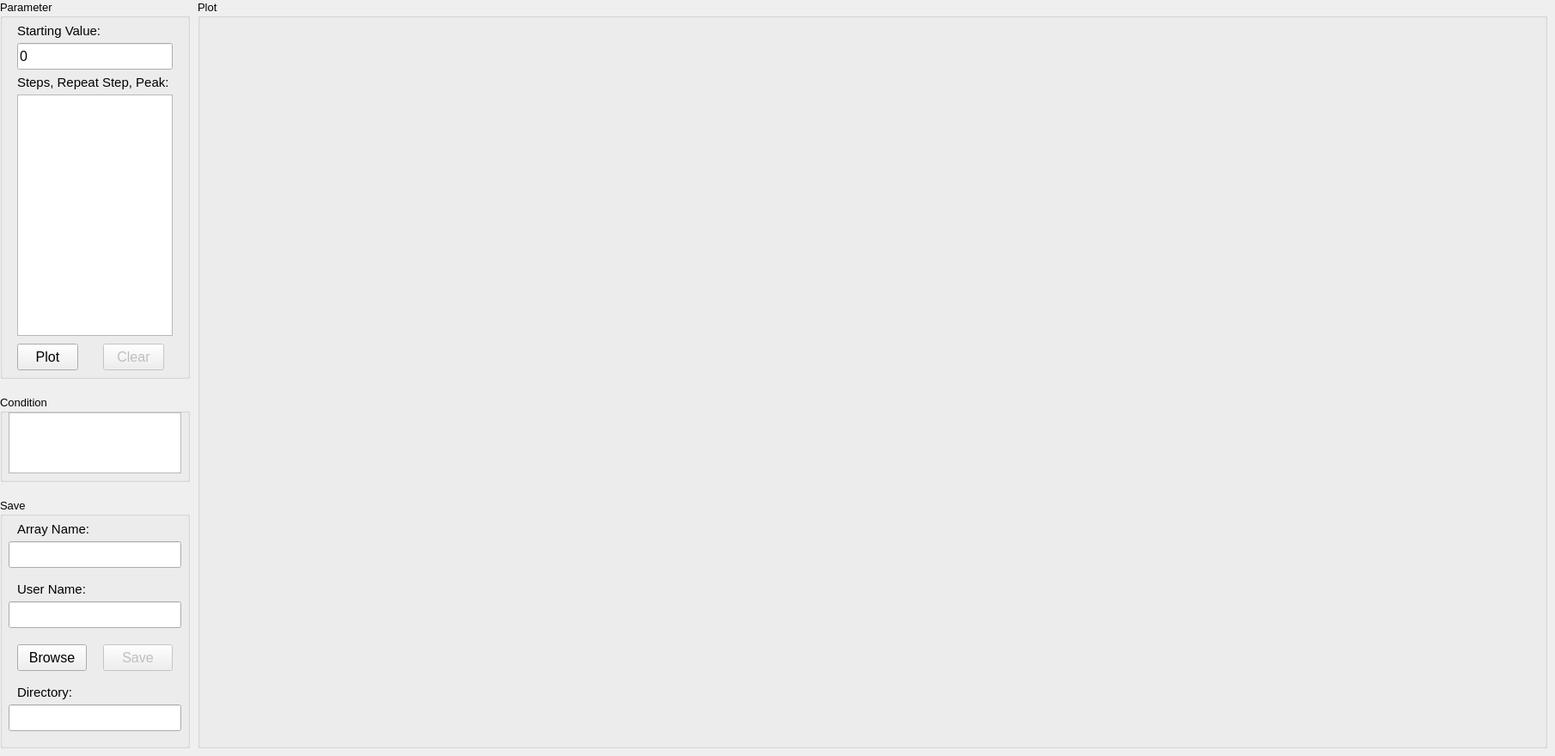
            <widget class="QWidget" name="page_array">
             <widget class="QGroupBox" name="groupBox_parameter">
              <property name="geometry">
               <rect>
                <x>0</x>
                <y>0</y>
                <width>221</width>
                <height>441</height>
               </rect>
              </property>
              <property name="font">
               <font>
                <pointsize>10</pointsize>
               </font>
              </property>
              <property name="title">
               <string>Parameter</string>
              </property>
              <widget class="QLabel" name="label_starting_value">
               <property name="geometry">
                <rect>
                 <x>20</x>
                 <y>20</y>
                 <width>111</width>
                 <height>31</height>
                </rect>
               </property>
               <property name="font">
                <font>
                 <pointsize>11</pointsize>
                </font>
               </property>
               <property name="text">
                <string>Starting Value:</string>
               </property>
              </widget>
              <widget class="QLineEdit" name="lineEdit_start">
               <property name="geometry">
                <rect>
                 <x>20</x>
                 <y>50</y>
                 <width>181</width>
                 <height>31</height>
                </rect>
               </property>
               <property name="font">
                <font>
                 <pointsize>12</pointsize>
                </font>
               </property>
               <property name="text">
                <string>0</string>
               </property>
              </widget>
              <widget class="QPushButton" name="pushButton_plot">
               <property name="geometry">
                <rect>
                 <x>20</x>
                 <y>400</y>
                 <width>71</width>
                 <height>31</height>
                </rect>
               </property>
               <property name="font">
                <font>
                 <pointsize>12</pointsize>
                </font>
               </property>
               <property name="text">
                <string>Plot</string>
               </property>
              </widget>
              <widget class="QPushButton" name="pushButton_clear">
               <property name="enabled">
                <bool>false</bool>
               </property>
               <property name="geometry">
                <rect>
                 <x>120</x>
                 <y>400</y>
                 <width>71</width>
                 <height>31</height>
                </rect>
               </property>
               <property name="font">
                <font>
                 <pointsize>12</pointsize>
                </font>
               </property>
               <property name="text">
                <string>Clear</string>
               </property>
              </widget>
              <widget class="QTextEdit" name="textEdit_peaks_steps">
               <property name="geometry">
                <rect>
                 <x>20</x>
                 <y>110</y>
                 <width>181</width>
                 <height>281</height>
                </rect>
               </property>
               <property name="font">
                <font>
                 <pointsize>12</pointsize>
                 <strikeout>false</strikeout>
                 <kerning>true</kerning>
                </font>
               </property>
               <property name="cursor" stdset="0">
                <cursorShape>IBeamCursor</cursorShape>
               </property>
               <property name="horizontalScrollBarPolicy">
                <enum>Qt::ScrollBarAsNeeded</enum>
               </property>
               <property name="html">
                <string>&lt;!DOCTYPE HTML PUBLIC &quot;-//W3C//DTD HTML 4.0//EN&quot; &quot;http://www.w3.org/TR/REC-html40/strict.dtd&quot;&gt;
&lt;html&gt;&lt;head&gt;&lt;meta name=&quot;qrichtext&quot; content=&quot;1&quot; /&gt;&lt;style type=&quot;text/css&quot;&gt;
p, li { white-space: pre-wrap; }
&lt;/style&gt;&lt;/head&gt;&lt;body style=&quot; font-family:'MS Shell Dlg 2'; font-size:12pt; font-weight:400; font-style:normal;&quot;&gt;
&lt;p style=&quot;-qt-paragraph-type:empty; margin-top:0px; margin-bottom:0px; margin-left:0px; margin-right:0px; -qt-block-indent:0; text-indent:0px;&quot;&gt;&lt;br /&gt;&lt;/p&gt;&lt;/body&gt;&lt;/html&gt;</string>
               </property>
               <property name="tabStopWidth">
                <number>80</number>
               </property>
               <property name="cursorWidth">
                <number>2</number>
               </property>
              </widget>
              <widget class="QLabel" name="label_2">
               <property name="geometry">
                <rect>
                 <x>20</x>
                 <y>80</y>
                 <width>181</width>
                 <height>31</height>
                </rect>
               </property>
               <property name="font">
                <font>
                 <pointsize>11</pointsize>
                </font>
               </property>
               <property name="text">
                <string>Steps, Repeat Step, Peak:</string>
               </property>
              </widget>
             </widget>
             <widget class="QGroupBox" name="groupBox_save_general">
              <property name="geometry">
               <rect>
                <x>0</x>
                <y>580</y>
                <width>221</width>
                <height>291</height>
               </rect>
              </property>
              <property name="font">
               <font>
                <pointsize>10</pointsize>
               </font>
              </property>
              <property name="title">
               <string>Save</string>
              </property>
              <widget class="QLineEdit" name="lineEdit_array_name">
               <property name="geometry">
                <rect>
                 <x>10</x>
                 <y>50</y>
                 <width>201</width>
                 <height>31</height>
                </rect>
               </property>
               <property name="font">
                <font>
                 <pointsize>12</pointsize>
                </font>
               </property>
              </widget>
              <widget class="QLabel" name="label_4">
               <property name="geometry">
                <rect>
                 <x>20</x>
                 <y>20</y>
                 <width>111</width>
                 <height>31</height>
                </rect>
               </property>
               <property name="font">
                <font>
                 <pointsize>11</pointsize>
                </font>
               </property>
               <property name="text">
                <string>Array Name:</string>
               </property>
              </widget>
              <widget class="QPushButton" name="pushButton_save">
               <property name="enabled">
                <bool>false</bool>
               </property>
               <property name="geometry">
                <rect>
                 <x>120</x>
                 <y>170</y>
                 <width>81</width>
                 <height>31</height>
                </rect>
               </property>
               <property name="font">
                <font>
                 <pointsize>12</pointsize>
                </font>
               </property>
               <property name="text">
                <string>Save</string>
               </property>
              </widget>
              <widget class="QLabel" name="label_6">
               <property name="geometry">
                <rect>
                 <x>20</x>
                 <y>210</y>
                 <width>111</width>
                 <height>31</height>
                </rect>
               </property>
               <property name="font">
                <font>
                 <pointsize>11</pointsize>
                </font>
               </property>
               <property name="text">
                <string>Directory:</string>
               </property>
              </widget>
              <widget class="QLineEdit" name="lineEdit_directory_save">
               <property name="geometry">
                <rect>
                 <x>10</x>
                 <y>240</y>
                 <width>201</width>
                 <height>31</height>
                </rect>
               </property>
               <property name="font">
                <font>
                 <pointsize>8</pointsize>
                </font>
               </property>
              </widget>
              <widget class="QPushButton" name="pushButton_browse_save">
               <property name="geometry">
                <rect>
                 <x>20</x>
                 <y>170</y>
                 <width>81</width>
                 <height>31</height>
                </rect>
               </property>
               <property name="font">
                <font>
                 <pointsize>12</pointsize>
                </font>
               </property>
               <property name="text">
                <string>Browse</string>
               </property>
              </widget>
              <widget class="QLabel" name="label_10">
               <property name="geometry">
                <rect>
                 <x>20</x>
                 <y>90</y>
                 <width>111</width>
                 <height>31</height>
                </rect>
               </property>
               <property name="font">
                <font>
                 <pointsize>11</pointsize>
                </font>
               </property>
               <property name="text">
                <string>User Name:</string>
               </property>
              </widget>
              <widget class="QLineEdit" name="lineEdit_user_name">
               <property name="geometry">
                <rect>
                 <x>10</x>
                 <y>120</y>
                 <width>201</width>
                 <height>31</height>
                </rect>
               </property>
               <property name="font">
                <font>
                 <pointsize>12</pointsize>
                </font>
               </property>
              </widget>
             </widget>
             <widget class="QGroupBox" name="groupBox_condition_general">
              <property name="geometry">
               <rect>
                <x>0</x>
                <y>460</y>
                <width>221</width>
                <height>101</height>
               </rect>
              </property>
              <property name="font">
               <font>
                <pointsize>10</pointsize>
               </font>
              </property>
              <property name="title">
               <string>Condition</string>
              </property>
              <widget class="QTextEdit" name="textEdit_condition">
               <property name="geometry">
                <rect>
                 <x>10</x>
                 <y>20</y>
                 <width>201</width>
                 <height>71</height>
                </rect>
               </property>
               <property name="font">
                <font>
                 <pointsize>12</pointsize>
                </font>
               </property>
              </widget>
             </widget>
             <widget class="QGroupBox" name="groupBox_plot">
              <property name="geometry">
               <rect>
                <x>230</x>
                <y>0</y>
                <width>1571</width>
                <height>871</height>
               </rect>
              </property>
              <property name="font">
               <font>
                <pointsize>10</pointsize>
               </font>
              </property>
              <property name="title">
               <string>Plot</string>
              </property>
              <widget class="MatplotlibWidget" name="mplwidget_general">
               <property name="geometry">
                <rect>
                 <x>350</x>
                 <y>270</y>
                 <width>16</width>
                 <height>16</height>
                </rect>
               </property>
              </widget>
              <widget class="QWidget" name="widget_general" native="true">
               <property name="geometry">
                <rect>
                 <x>0</x>
                 <y>10</y>
                 <width>1571</width>
                 <height>861</height>
                </rect>
               </property>
              </widget>
             </widget>
            </widget>
